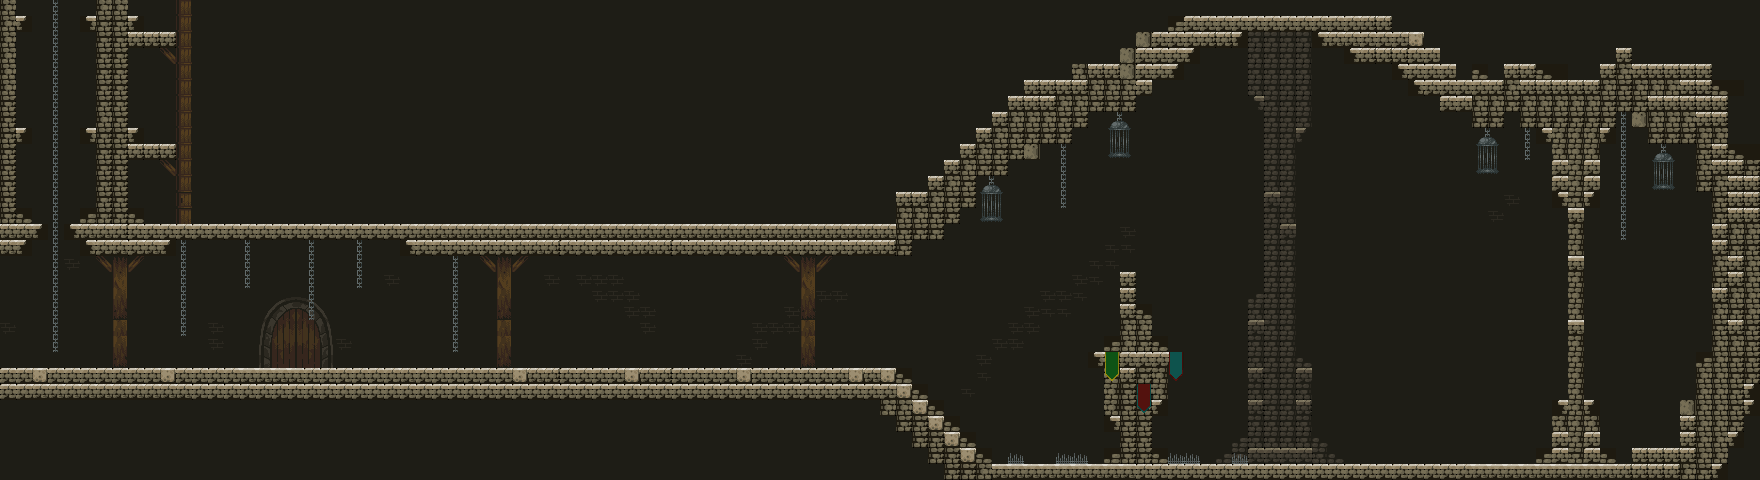

A level layout from a 2D game, rendered from its tile map. Below: a short description, then the map file with tile-grid data replaced by summaries:
An orthogonal 110x30 tile map with 16x16 px tiles, 2 tile layers (Tile Layer 1, Tile Layer 2) and 22 objects (13x collision, 4x pAin_dem, 3x demon_stoppos, player, kheron_demon).

<map version="1.2" tiledversion="1.2.2" orientation="orthogonal" renderorder="left-down" width="110" height="30" tilewidth="16" tileheight="16" infinite="0" nextlayerid="9" nextobjectid="64">
 <tileset firstgid="1" name="dungeon" tilewidth="16" tileheight="16" tilecount="216" columns="24">
  <image source="ktkk.png" width="384" height="144" />
 </tileset>
 <layer id="7" name="Tile Layer 1" width="110" height="30" locked="1">
  <data>[3300 cells, 3300 non-empty, 54 distinct tile ids]</data>
 </layer>
 <layer id="8" name="Tile Layer 2" width="110" height="30">
  <data>[3300 cells, 229 non-empty, 38 distinct tile ids]</data>
 </layer>
 <objectgroup id="6" name="collision">
  <object id="1" name="collision" x="-0.977967" y="370.921" width="879.333" height="11.6667" />
  <object id="2" name="collision" x="955" y="465" width="765" height="13" />
  <object id="8" name="collision" x="1645.33" y="448.333" width="120" height="19" />
  <object id="9" name="collision" x="-15" y="221.667" width="7" height="189" />
  <object id="10" name="collision" x="1693.33" y="400.333" width="28" height="65" />
  <object id="11" name="collision" x="1708.67" y="358.333" width="21" height="84" />
  <object id="12" name="collision" x="1715" y="164" width="10" height="276" />
  <object id="13" name="player" x="681.667" y="325" width="56" height="40" />
  <object id="16" name="kheron_demon" x="1249" y="148" width="160" height="132" />
  <object id="18" name="collision" x="1090" y="353" width="94" height="9" />
  <object id="19" name="pAin_dem" x="1234" y="447" width="15" height="16" />
  <object id="21" name="pAin_dem" x="1169.5" y="448" width="33" height="16" />
  <object id="22" name="pAin_dem" x="1056.5" y="449" width="34" height="16" />
  <object id="23" name="pAin_dem" x="1007.5" y="447" width="15" height="16" />
  <object id="54" name="collision" x="698.833" y="386.167" width="197.667" height="13" />
  <object id="55" name="collision" x="713.833" y="402.167" width="197.667" height="13" />
  <object id="56" name="collision" x="728.5" y="418.833" width="197.667" height="13" />
  <object id="57" name="collision" x="743.833" y="434.833" width="197.667" height="13" />
  <object id="58" name="collision" x="760.5" y="450.833" width="197.667" height="13" />
  <object id="61" name="demon_stoppos" x="1169.17" y="131.5" width="415.667" height="6.33333" />
  <object id="62" name="demon_stoppos" x="1159.33" y="139.333" width="6" height="190.667" />
  <object id="63" name="demon_stoppos" x="1252.83" y="417.5" width="415.667" height="5" />
 </objectgroup>
</map>
